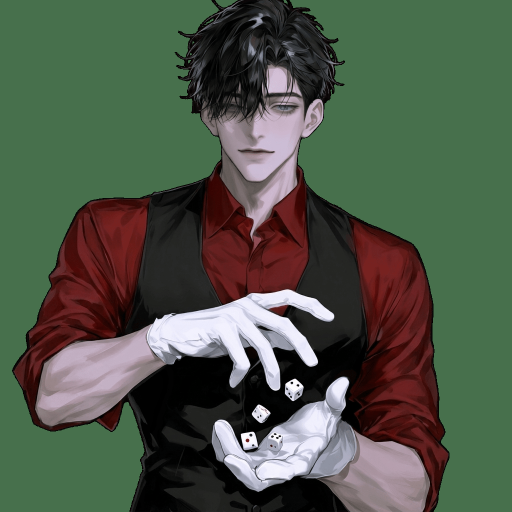
#> input picture ikemen.png, 1024 x 1024 px (shown at 1/2 size)
$ python find_offset.py
#> lines starting #> are read from the running program, lines starting #| are printed output that depends on the picture
from PIL import Image
import numpy as np

def compute_offset(img1_path, img2_path):
    # Try to import cv2, if not available, we can do a simple search or just print
#> called with img1_path = 'ikemen.png', img2_path = 'ikemen_blink.png'
    try:
        import cv2
        im1 = cv2.imread(img1_path, cv2.IMREAD_GRAYSCALE)
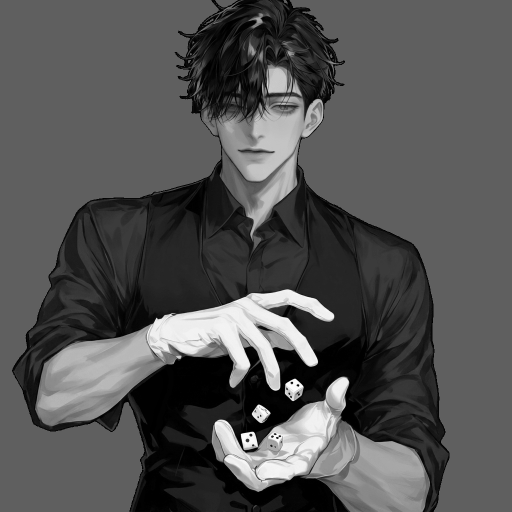
#> im1: shape (1024, 1024) (shown at 1/2 size); min 0, max 251, mean 82.8
        im2 = cv2.imread(img2_path, cv2.IMREAD_GRAYSCALE)
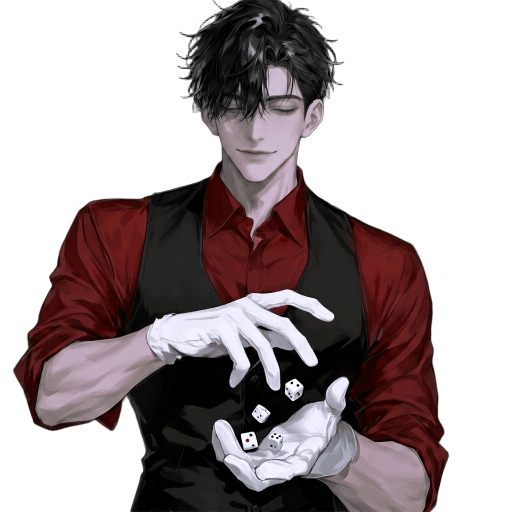
#> input picture ikemen_blink.png, 1024 x 1024 px (shown at 1/2 size)
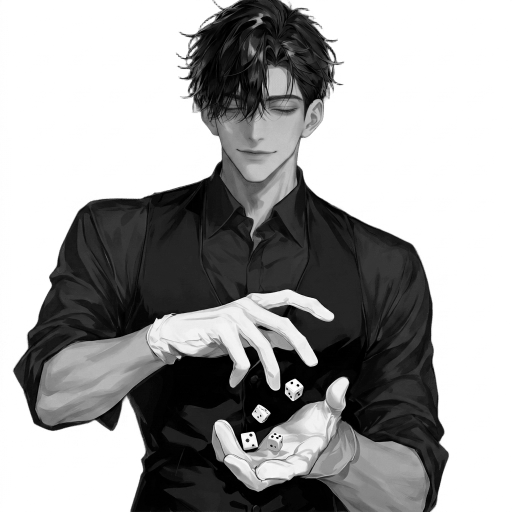
#> im2: shape (1024, 1024) (shown at 1/2 size); min 0, max 255, mean 161.1

        # We only want to compare the static parts.
        # The collar/chest area is from Y=500 to Y=700, X=300 to X=700
        crop1 = im1[500:700, 300:700]
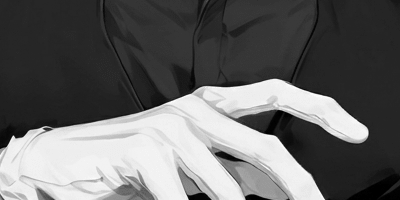
#> crop1: shape (200, 400); min 0, max 251, mean 102.6
        crop2 = im2[500:700, 300:700]

        res = cv2.matchTemplate(crop2, crop1[50:150, 50:350], cv2.TM_CCOEFF_NORMED)
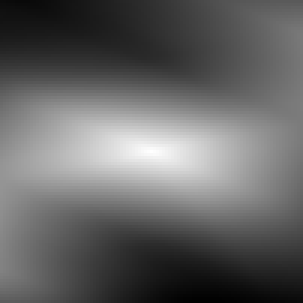
#> res: shape (101, 101) float32 (shown 3 times larger); min -0.0852, max 0.999, mean 0.345; drawn with min black and max white
        min_val, max_val, min_loc, max_loc = cv2.minMaxLoc(res)
#> min_val = -0.0852; max_val = 0.999; min_loc = (68, 100); max_loc = (50, 50)

        # crop1 center in crop1 is (50, 50) relative offset.
        # max_loc gives top-left of the match in crop2.
        dx = max_loc[0] - 50
#> dx = 0
        dy = max_loc[1] - 50
#> dy = 0
        print(f"Calculated Offset: dx={dx}, dy={dy}")
#| Calculated Offset: dx=0, dy=0

    except ImportError:
        print("cv2 not found, cannot auto-align. Please ask user.")

compute_offset('ikemen.png', 'ikemen_blink.png')
